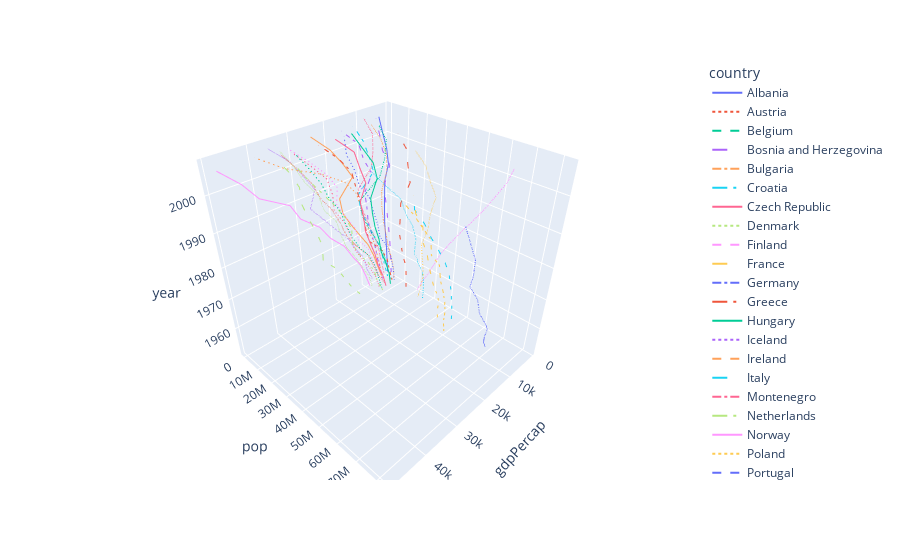

The notebook cell this image was saved under:
### Code cell
import plotly.express as px
df = px.data.gapminder().query("continent=='Europe'")
fig = px.line_3d(df, x="gdpPercap", y="pop", z="year", 
                    color='country', 
                    hover_name="country",
                    line_dash='country')
fig.show()

### Figure 1 — Plotly figure (JSON) as saved in the notebook; plotly's stock layout.template omitted (floating-point values rounded to 4 significant figures)
{"data": [{"hovertemplate": "<b>%{hovertext}</b><br><br>country=Albania<br>gdpPercap=%{x}<br>pop=%{y}<br>year=%{z}<extra></extra>", "hovertext": ["Albania", "Albania", "Albania", "Albania", "Albania", "Albania", "Albania", "Albania", "Albania", "Albania", "Albania", "Albania"], "legendgroup": "Albania", "line": {"color": "#636efa", "dash": "solid"}, "marker": {"symbol": "circle"}, "mode": "lines", "name": "Albania", "scene": "scene", "showlegend": true, "type": "scatter3d", "x": [1601.0, 1942.0, 2313.0, 2760.0, 3313.0, 3533.0, 3631.0, 3739.0, 2497.0, 3193.0, 4604.0, 5937.0], "y": [1282697, 1476505, 1728137, 1984060, 2263554, 2509048, 2780097, 3075321, 3326498, 3428038, 3508512, 3600523], "z": [1952, 1957, 1962, 1967, 1972, 1977, 1982, 1987, 1992, 1997, 2002, 2007]}, {"hovertemplate": "<b>%{hovertext}</b><br><br>country=Austria<br>gdpPercap=%{x}<br>pop=%{y}<br>year=%{z}<extra></extra>", "hovertext": ["Austria", "Austria", "Austria", "Austria", "Austria", "Austria", "Austria", "Austria", "Austria", "Austria", "Austria", "Austria"], "legendgroup": "Austria", "line": {"color": "#EF553B", "dash": "dot"}, "marker": {"symbol": "circle"}, "mode": "lines", "name": "Austria", "scene": "scene", "showlegend": true, "type": "scatter3d", "x": [6137.0, 8843.0, 10750.0, 12830.0, 16660.0, 19750.0, 21600.0, 23690.0, 27040.0, 29100.0, 32420.0, 36130.0], "y": [6927772, 6965860, 7129864, 7376998, 7544201, 7568430, 7574613, 7578903, 7914969, 8069876, 8148312, 8199783], "z": [1952, 1957, 1962, 1967, 1972, 1977, 1982, 1987, 1992, 1997, 2002, 2007]}, {"hovertemplate": "<b>%{hovertext}</b><br><br>country=Belgium<br>gdpPercap=%{x}<br>pop=%{y}<br>year=%{z}<extra></extra>", "hovertext": ["Belgium", "Belgium", "Belgium", "Belgium", "Belgium", "Belgium", "Belgium", "Belgium", "Belgium", "Belgium", "Belgium", "Belgium"], "legendgroup": "Belgium", "line": {"color": "#00cc96", "dash": "dash"}, "marker": {"symbol": "circle"}, "mode": "lines", "name": "Belgium", "scene": "scene", "showlegend": true, "type": "scatter3d", "x": [8343.0, 9715.0, 10990.0, 13150.0, 16670.0, 19120.0, 20980.0, 22530.0, 25580.0, 27560.0, 30490.0, 33690.0], "y": [8730405, 8989111, 9218400, 9556500, 9709100, 9821800, 9856303, 9870200, 10045622, 10199787, 10311970, 10392226], "z": [1952, 1957, 1962, 1967, 1972, 1977, 1982, 1987, 1992, 1997, 2002, 2007]}, {"hovertemplate": "<b>%{hovertext}</b><br><br>country=Bosnia and Herzegovina<br>gdpPercap=%{x}<br>pop=%{y}<br>year=%{z}<extra></extra>", "hovertext": ["Bosnia and Herzegovina", "Bosnia and Herzegovina", "Bosnia and Herzegovina", "Bosnia and Herzegovina", "Bosnia and Herzegovina", "Bosnia and Herzegovina", "Bosnia and Herzegovina", "Bosnia and Herzegovina", "Bosnia and Herzegovina", "Bosnia and Herzegovina", "Bosnia and Herzegovina", "Bosnia and Herzegovina"], "legendgroup": "Bosnia and Herzegovina", "line": {"color": "#ab63fa", "dash": "longdash"}, "marker": {"symbol": "circle"}, "mode": "lines", "name": "Bosnia and Herzegovina", "scene": "scene", "showlegend": true, "type": "scatter3d", "x": [973.5, 1354.0, 1710.0, 2172.0, 2860.0, 3528.0, 4127.0, 4314.0, 2547.0, 4766.0, 6019.0, 7446.0], "y": [2791000, 3076000, 3349000, 3585000, 3819000, 4086000, 4172693, 4338977, 4256013, 3607000, 4165416, 4552198], "z": [1952, 1957, 1962, 1967, 1972, 1977, 1982, 1987, 1992, 1997, 2002, 2007]}, {"hovertemplate": "<b>%{hovertext}</b><br><br>country=Bulgaria<br>gdpPercap=%{x}<br>pop=%{y}<br>year=%{z}<extra></extra>", "hovertext": ["Bulgaria", "Bulgaria", "Bulgaria", "Bulgaria", "Bulgaria", "Bulgaria", "Bulgaria", "Bulgaria", "Bulgaria", "Bulgaria", "Bulgaria", "Bulgaria"], "legendgroup": "Bulgaria", "line": {"color": "#FFA15A", "dash": "dashdot"}, "marker": {"symbol": "circle"}, "mode": "lines", "name": "Bulgaria", "scene": "scene", "showlegend": true, "type": "scatter3d", "x": [2444.0, 3009.0, 4254.0, 5577.0, 6597.0, 7612.0, 8224.0, 8240.0, 6303.0, 5970.0, 7697.0, 10680.0], "y": [7274900, 7651254, 8012946, 8310226, 8576200, 8797022, 8892098, 8971958, 8658506, 8066057, 7661799, 7322858], "z": [1952, 1957, 1962, 1967, 1972, 1977, 1982, 1987, 1992, 1997, 2002, 2007]}, {"hovertemplate": "<b>%{hovertext}</b><br><br>country=Croatia<br>gdpPercap=%{x}<br>pop=%{y}<br>year=%{z}<extra></extra>", "hovertext": ["Croatia", "Croatia", "Croatia", "Croatia", "Croatia", "Croatia", "Croatia", "Croatia", "Croatia", "Croatia", "Croatia", "Croatia"], "legendgroup": "Croatia", "line": {"color": "#19d3f3", "dash": "longdashdot"}, "marker": {"symbol": "circle"}, "mode": "lines", "name": "Croatia", "scene": "scene", "showlegend": true, "type": "scatter3d", "x": [3119.0, 4338.0, 5478.0, 6960.0, 9164.0, 11310.0, 13220.0, 13820.0, 8448.0, 9876.0, 11630.0, 14620.0], "y": [3882229, 3991242, 4076557, 4174366, 4225310, 4318673, 4413368, 4484310, 4494013, 4444595, 4481020, 4493312], "z": [1952, 1957, 1962, 1967, 1972, 1977, 1982, 1987, 1992, 1997, 2002, 2007]}, {"hovertemplate": "<b>%{hovertext}</b><br><br>country=Czech Republic<br>gdpPercap=%{x}<br>pop=%{y}<br>year=%{z}<extra></extra>", "hovertext": ["Czech Republic", "Czech Republic", "Czech Republic", "Czech Republic", "Czech Republic", "Czech Republic", "Czech Republic", "Czech Republic", "Czech Republic", "Czech Republic", "Czech Republic", "Czech Republic"], "legendgroup": "Czech Republic", "line": {"color": "#FF6692", "dash": "solid"}, "marker": {"symbol": "circle"}, "mode": "lines", "name": "Czech Republic", "scene": "scene", "showlegend": true, "type": "scatter3d", "x": [6876.0, 8256.0, 10140.0, 11400.0, 13110.0, 14800.0, 15380.0, 16310.0, 14300.0, 16050.0, 17600.0, 22830.0], "y": [9125183, 9513758, 9620282, 9835109, 9862158, 10161915, 10303704, 10311597, 10315702, 10300707, 10256295, 10228744], "z": [1952, 1957, 1962, 1967, 1972, 1977, 1982, 1987, 1992, 1997, 2002, 2007]}, {"hovertemplate": "<b>%{hovertext}</b><br><br>country=Denmark<br>gdpPercap=%{x}<br>pop=%{y}<br>year=%{z}<extra></extra>", "hovertext": ["Denmark", "Denmark", "Denmark", "Denmark", "Denmark", "Denmark", "Denmark", "Denmark", "Denmark", "Denmark", "Denmark", "Denmark"], "legendgroup": "Denmark", "line": {"color": "#B6E880", "dash": "dot"}, "marker": {"symbol": "circle"}, "mode": "lines", "name": "Denmark", "scene": "scene", "showlegend": true, "type": "scatter3d", "x": [9692.0, 11100.0, 13580.0, 15940.0, 18870.0, 20420.0, 21690.0, 25120.0, 26410.0, 29800.0, 32170.0, 35280.0], "y": [4334000, 4487831, 4646899, 4838800, 4991596, 5088419, 5117810, 5127024, 5171393, 5283663, 5374693, 5468120], "z": [1952, 1957, 1962, 1967, 1972, 1977, 1982, 1987, 1992, 1997, 2002, 2007]}, {"hovertemplate": "<b>%{hovertext}</b><br><br>country=Finland<br>gdpPercap=%{x}<br>pop=%{y}<br>year=%{z}<extra></extra>", "hovertext": ["Finland", "Finland", "Finland", "Finland", "Finland", "Finland", "Finland", "Finland", "Finland", "Finland", "Finland", "Finland"], "legendgroup": "Finland", "line": {"color": "#FF97FF", "dash": "dash"}, "marker": {"symbol": "circle"}, "mode": "lines", "name": "Finland", "scene": "scene", "showlegend": true, "type": "scatter3d", "x": [6425.0, 7545.0, 9372.0, 10920.0, 14360.0, 15610.0, 18530.0, 21140.0, 20650.0, 23720.0, 28200.0, 33210.0], "y": [4090500, 4324000, 4491443, 4605744, 4639657, 4738902, 4826933, 4931729, 5041039, 5134406, 5193039, 5238460], "z": [1952, 1957, 1962, 1967, 1972, 1977, 1982, 1987, 1992, 1997, 2002, 2007]}, {"hovertemplate": "<b>%{hovertext}</b><br><br>country=France<br>gdpPercap=%{x}<br>pop=%{y}<br>year=%{z}<extra></extra>", "hovertext": ["France", "France", "France", "France", "France", "France", "France", "France", "France", "France", "France", "France"], "legendgroup": "France", "line": {"color": "#FECB52", "dash": "longdash"}, "marker": {"symbol": "circle"}, "mode": "lines", "name": "France", "scene": "scene", "showlegend": true, "type": "scatter3d", "x": [7030.0, 8663.0, 10560.0, 13000.0, 16110.0, 18290.0, 20290.0, 22070.0, 24700.0, 25890.0, 28930.0, 30470.0], "y": [42459667, 44310863, 47124000, 49569000, 51732000, 53165019, 54433565, 55630100, 57374179, 58623428, 59925035, 61083916], "z": [1952, 1957, 1962, 1967, 1972, 1977, 1982, 1987, 1992, 1997, 2002, 2007]}, {"hovertemplate": "<b>%{hovertext}</b><br><br>country=Germany<br>gdpPercap=%{x}<br>pop=%{y}<br>year=%{z}<extra></extra>", "hovertext": ["Germany", "Germany", "Germany", "Germany", "Germany", "Germany", "Germany", "Germany", "Germany", "Germany", "Germany", "Germany"], "legendgroup": "Germany", "line": {"color": "#636efa", "dash": "dashdot"}, "marker": {"symbol": "circle"}, "mode": "lines", "name": "Germany", "scene": "scene", "showlegend": true, "type": "scatter3d", "x": [7144.0, 10190.0, 12900.0, 14750.0, 18020.0, 20510.0, 22030.0, 24640.0, 26510.0, 27790.0, 30040.0, 32170.0], "y": [69145952, 71019069, 73739117, 76368453, 78717088, 78160773, 78335266, 77718298, 80597764, 82011073, 82350671, 82400996], "z": [1952, 1957, 1962, 1967, 1972, 1977, 1982, 1987, 1992, 1997, 2002, 2007]}, {"hovertemplate": "<b>%{hovertext}</b><br><br>country=Greece<br>gdpPercap=%{x}<br>pop=%{y}<br>year=%{z}<extra></extra>", "hovertext": ["Greece", "Greece", "Greece", "Greece", "Greece", "Greece", "Greece", "Greece", "Greece", "Greece", "Greece", "Greece"], "legendgroup": "Greece", "line": {"color": "#EF553B", "dash": "longdashdot"}, "marker": {"symbol": "circle"}, "mode": "lines", "name": "Greece", "scene": "scene", "showlegend": true, "type": "scatter3d", "x": [3531.0, 4916.0, 6017.0, 8513.0, 12720.0, 14200.0, 15270.0, 16120.0, 17540.0, 18750.0, 22510.0, 27540.0], "y": [7733250, 8096218, 8448233, 8716441, 8888628, 9308479, 9786480, 9974490, 10325429, 10502372, 10603863, 10706290], "z": [1952, 1957, 1962, 1967, 1972, 1977, 1982, 1987, 1992, 1997, 2002, 2007]}, {"hovertemplate": "<b>%{hovertext}</b><br><br>country=Hungary<br>gdpPercap=%{x}<br>pop=%{y}<br>year=%{z}<extra></extra>", "hovertext": ["Hungary", "Hungary", "Hungary", "Hungary", "Hungary", "Hungary", "Hungary", "Hungary", "Hungary", "Hungary", "Hungary", "Hungary"], "legendgroup": "Hungary", "line": {"color": "#00cc96", "dash": "solid"}, "marker": {"symbol": "circle"}, "mode": "lines", "name": "Hungary", "scene": "scene", "showlegend": true, "type": "scatter3d", "x": [5264.0, 6040.0, 7550.0, 9327.0, 10170.0, 11670.0, 12550.0, 12990.0, 10540.0, 11710.0, 14840.0, 18010.0], "y": [9504000, 9839000, 10063000, 10223422, 10394091, 10637171, 10705535, 10612740, 10348684, 10244684, 10083313, 9956108], "z": [1952, 1957, 1962, 1967, 1972, 1977, 1982, 1987, 1992, 1997, 2002, 2007]}, {"hovertemplate": "<b>%{hovertext}</b><br><br>country=Iceland<br>gdpPercap=%{x}<br>pop=%{y}<br>year=%{z}<extra></extra>", "hovertext": ["Iceland", "Iceland", "Iceland", "Iceland", "Iceland", "Iceland", "Iceland", "Iceland", "Iceland", "Iceland", "Iceland", "Iceland"], "legendgroup": "Iceland", "line": {"color": "#ab63fa", "dash": "dot"}, "marker": {"symbol": "circle"}, "mode": "lines", "name": "Iceland", "scene": "scene", "showlegend": true, "type": "scatter3d", "x": [7268.0, 9244.0, 10350.0, 13320.0, 15800.0, 19650.0, 23270.0, 26920.0, 25140.0, 28060.0, 31160.0, 36180.0], "y": [147962, 165110, 182053, 198676, 209275, 221823, 233997, 244676, 259012, 271192, 288030, 301931], "z": [1952, 1957, 1962, 1967, 1972, 1977, 1982, 1987, 1992, 1997, 2002, 2007]}, {"hovertemplate": "<b>%{hovertext}</b><br><br>country=Ireland<br>gdpPercap=%{x}<br>pop=%{y}<br>year=%{z}<extra></extra>", "hovertext": ["Ireland", "Ireland", "Ireland", "Ireland", "Ireland", "Ireland", "Ireland", "Ireland", "Ireland", "Ireland", "Ireland", "Ireland"], "legendgroup": "Ireland", "line": {"color": "#FFA15A", "dash": "dash"}, "marker": {"symbol": "circle"}, "mode": "lines", "name": "Ireland", "scene": "scene", "showlegend": true, "type": "scatter3d", "x": [5210.0, 5599.0, 6632.0, 7656.0, 9531.0, 11150.0, 12620.0, 13870.0, 17560.0, 24520.0, 34080.0, 40680.0], "y": [2952156, 2878220, 2830000, 2900100, 3024400, 3271900, 3480000, 3539900, 3557761, 3667233, 3879155, 4109086], "z": [1952, 1957, 1962, 1967, 1972, 1977, 1982, 1987, 1992, 1997, 2002, 2007]}, {"hovertemplate": "<b>%{hovertext}</b><br><br>country=Italy<br>gdpPercap=%{x}<br>pop=%{y}<br>year=%{z}<extra></extra>", "hovertext": ["Italy", "Italy", "Italy", "Italy", "Italy", "Italy", "Italy", "Italy", "Italy", "Italy", "Italy", "Italy"], "legendgroup": "Italy", "line": {"color": "#19d3f3", "dash": "longdash"}, "marker": {"symbol": "circle"}, "mode": "lines", "name": "Italy", "scene": "scene", "showlegend": true, "type": "scatter3d", "x": [4931.0, 6249.0, 8244.0, 10020.0, 12270.0, 14260.0, 16540.0, 19210.0, 22010.0, 24680.0, 27970.0, 28570.0], "y": [47666000, 49182000, 50843200, 52667100, 54365564, 56059245, 56535636, 56729703, 56840847, 57479469, 57926999, 58147733], "z": [1952, 1957, 1962, 1967, 1972, 1977, 1982, 1987, 1992, 1997, 2002, 2007]}, {"hovertemplate": "<b>%{hovertext}</b><br><br>country=Montenegro<br>gdpPercap=%{x}<br>pop=%{y}<br>year=%{z}<extra></extra>", "hovertext": ["Montenegro", "Montenegro", "Montenegro", "Montenegro", "Montenegro", "Montenegro", "Montenegro", "Montenegro", "Montenegro", "Montenegro", "Montenegro", "Montenegro"], "legendgroup": "Montenegro", "line": {"color": "#FF6692", "dash": "dashdot"}, "marker": {"symbol": "circle"}, "mode": "lines", "name": "Montenegro", "scene": "scene", "showlegend": true, "type": "scatter3d", "x": [2648.0, 3682.0, 4650.0, 5908.0, 7778.0, 9596.0, 11220.0, 11730.0, 7003.0, 6466.0, 6557.0, 9254.0], "y": [413834, 442829, 474528, 501035, 527678, 560073, 562548, 569473, 621621, 692651, 720230, 684736], "z": [1952, 1957, 1962, 1967, 1972, 1977, 1982, 1987, 1992, 1997, 2002, 2007]}, {"hovertemplate": "<b>%{hovertext}</b><br><br>country=Netherlands<br>gdpPercap=%{x}<br>pop=%{y}<br>year=%{z}<extra></extra>", "hovertext": ["Netherlands", "Netherlands", "Netherlands", "Netherlands", "Netherlands", "Netherlands", "Netherlands", "Netherlands", "Netherlands", "Netherlands", "Netherlands", "Netherlands"], "legendgroup": "Netherlands", "line": {"color": "#B6E880", "dash": "longdashdot"}, "marker": {"symbol": "circle"}, "mode": "lines", "name": "Netherlands", "scene": "scene", "showlegend": true, "type": "scatter3d", "x": [8942.0, 11280.0, 12790.0, 15360.0, 18790.0, 21210.0, 21400.0, 23650.0, 26790.0, 30250.0, 33720.0, 36800.0], "y": [10381988, 11026383, 11805689, 12596822, 13329874, 13852989, 14310401, 14665278, 15174244, 15604464, 16122830, 16570613], "z": [1952, 1957, 1962, 1967, 1972, 1977, 1982, 1987, 1992, 1997, 2002, 2007]}, {"hovertemplate": "<b>%{hovertext}</b><br><br>country=Norway<br>gdpPercap=%{x}<br>pop=%{y}<br>year=%{z}<extra></extra>", "hovertext": ["Norway", "Norway", "Norway", "Norway", "Norway", "Norway", "Norway", "Norway", "Norway", "Norway", "Norway", "Norway"], "legendgroup": "Norway", "line": {"color": "#FF97FF", "dash": "solid"}, "marker": {"symbol": "circle"}, "mode": "lines", "name": "Norway", "scene": "scene", "showlegend": true, "type": "scatter3d", "x": [10100.0, 11650.0, 13450.0, 16360.0, 18970.0, 23310.0, 26300.0, 31540.0, 33970.0, 41280.0, 44680.0, 49360.0], "y": [3327728, 3491938, 3638919, 3786019, 3933004, 4043205, 4114787, 4186147, 4286357, 4405672, 4535591, 4627926], "z": [1952, 1957, 1962, 1967, 1972, 1977, 1982, 1987, 1992, 1997, 2002, 2007]}, {"hovertemplate": "<b>%{hovertext}</b><br><br>country=Poland<br>gdpPercap=%{x}<br>pop=%{y}<br>year=%{z}<extra></extra>", "hovertext": ["Poland", "Poland", "Poland", "Poland", "Poland", "Poland", "Poland", "Poland", "Poland", "Poland", "Poland", "Poland"], "legendgroup": "Poland", "line": {"color": "#FECB52", "dash": "dot"}, "marker": {"symbol": "circle"}, "mode": "lines", "name": "Poland", "scene": "scene", "showlegend": true, "type": "scatter3d", "x": [4029.0, 4734.0, 5339.0, 6557.0, 8007.0, 9508.0, 8452.0, 9082.0, 7739.0, 10160.0, 12000.0, 15390.0], "y": [25730551, 28235346, 30329617, 31785378, 33039545, 34621254, 36227381, 37740710, 38370697, 38654957, 38625976, 38518241], "z": [1952, 1957, 1962, 1967, 1972, 1977, 1982, 1987, 1992, 1997, 2002, 2007]}, {"hovertemplate": "<b>%{hovertext}</b><br><br>country=Portugal<br>gdpPercap=%{x}<br>pop=%{y}<br>year=%{z}<extra></extra>", "hovertext": ["Portugal", "Portugal", "Portugal", "Portugal", "Portugal", "Portugal", "Portugal", "Portugal", "Portugal", "Portugal", "Portugal", "Portugal"], "legendgroup": "Portugal", "line": {"color": "#636efa", "dash": "dash"}, "marker": {"symbol": "circle"}, "mode": "lines", "name": "Portugal", "scene": "scene", "showlegend": true, "type": "scatter3d", "x": [3068.0, 3775.0, 4728.0, 6362.0, 9022.0, 10170.0, 11750.0, 13040.0, 16210.0, 17640.0, 19970.0, 20510.0], "y": [8526050, 8817650, 9019800, 9103000, 8970450, 9662600, 9859650, 9915289, 9927680, 10156415, 10433867, 10642836], "z": [1952, 1957, 1962, 1967, 1972, 1977, 1982, 1987, 1992, 1997, 2002, 2007]}, {"hovertemplate": "<b>%{hovertext}</b><br><br>country=Romania<br>gdpPercap=%{x}<br>pop=%{y}<br>year=%{z}<extra></extra>", "hovertext": ["Romania", "Romania", "Romania", "Romania", "Romania", "Romania", "Romania", "Romania", "Romania", "Romania", "Romania", "Romania"], "legendgroup": "Romania", "line": {"color": "#EF553B", "dash": "longdash"}, "marker": {"symbol": "circle"}, "mode": "lines", "name": "Romania", "scene": "scene", "showlegend": true, "type": "scatter3d", "x": [3145.0, 3943.0, 4735.0, 6471.0, 8011.0, 9356.0, 9605.0, 9696.0, 6598.0, 7347.0, 7885.0, 10810.0], "y": [16630000, 17829327, 18680721, 19284814, 20662648, 21658597, 22356726, 22686371, 22797027, 22562458, 22404337, 22276056], "z": [1952, 1957, 1962, 1967, 1972, 1977, 1982, 1987, 1992, 1997, 2002, 2007]}, {"hovertemplate": "<b>%{hovertext}</b><br><br>country=Serbia<br>gdpPercap=%{x}<br>pop=%{y}<br>year=%{z}<extra></extra>", "hovertext": ["Serbia", "Serbia", "Serbia", "Serbia", "Serbia", "Serbia", "Serbia", "Serbia", "Serbia", "Serbia", "Serbia", "Serbia"], "legendgroup": "Serbia", "line": {"color": "#00cc96", "dash": "dashdot"}, "marker": {"symbol": "circle"}, "mode": "lines", "name": "Serbia", "scene": "scene", "showlegend": true, "type": "scatter3d", "x": [3581.0, 4981.0, 6290.0, 7992.0, 10520.0, 12980.0, 15180.0, 15870.0, 9325.0, 7914.0, 7236.0, 9787.0], "y": [6860147, 7271135, 7616060, 7971222, 8313288, 8686367, 9032824, 9230783, 9826397, 10336594, 10111559, 10150265], "z": [1952, 1957, 1962, 1967, 1972, 1977, 1982, 1987, 1992, 1997, 2002, 2007]}, {"hovertemplate": "<b>%{hovertext}</b><br><br>country=Slovak Republic<br>gdpPercap=%{x}<br>pop=%{y}<br>year=%{z}<extra></extra>", "hovertext": ["Slovak Republic", "Slovak Republic", "Slovak Republic", "Slovak Republic", "Slovak Republic", "Slovak Republic", "Slovak Republic", "Slovak Republic", "Slovak Republic", "Slovak Republic", "Slovak Republic", "Slovak Republic"], "legendgroup": "Slovak Republic", "line": {"color": "#ab63fa", "dash": "longdashdot"}, "marker": {"symbol": "circle"}, "mode": "lines", "name": "Slovak Republic", "scene": "scene", "showlegend": true, "type": "scatter3d", "x": [5075.0, 6093.0, 7481.0, 8413.0, 9674.0, 10920.0, 11350.0, 12040.0, 9498.0, 12130.0, 13640.0, 18680.0], "y": [3558137, 3844277, 4237384, 4442238, 4593433, 4827803, 5048043, 5199318, 5302888, 5383010, 5410052, 5447502], "z": [1952, 1957, 1962, 1967, 1972, 1977, 1982, 1987, 1992, 1997, 2002, 2007]}, {"hovertemplate": "<b>%{hovertext}</b><br><br>country=Slovenia<br>gdpPercap=%{x}<br>pop=%{y}<br>year=%{z}<extra></extra>", "hovertext": ["Slovenia", "Slovenia", "Slovenia", "Slovenia", "Slovenia", "Slovenia", "Slovenia", "Slovenia", "Slovenia", "Slovenia", "Slovenia", "Slovenia"], "legendgroup": "Slovenia", "line": {"color": "#FFA15A", "dash": "solid"}, "marker": {"symbol": "circle"}, "mode": "lines", "name": "Slovenia", "scene": "scene", "showlegend": true, "type": "scatter3d", "x": [4215.0, 5862.0, 7402.0, 9405.0, 12380.0, 15280.0, 17870.0, 18680.0, 14210.0, 17160.0, 20660.0, 25770.0], "y": [1489518, 1533070, 1582962, 1646912, 1694510, 1746919, 1861252, 1945870, 1999210, 2011612, 2011497, 2009245], "z": [1952, 1957, 1962, 1967, 1972, 1977, 1982, 1987, 1992, 1997, 2002, 2007]}, {"hovertemplate": "<b>%{hovertext}</b><br><br>country=Spain<br>gdpPercap=%{x}<br>pop=%{y}<br>year=%{z}<extra></extra>", "hovertext": ["Spain", "Spain", "Spain", "Spain", "Spain", "Spain", "Spain", "Spain", "Spain", "Spain", "Spain", "Spain"], "legendgroup": "Spain", "line": {"color": "#19d3f3", "dash": "dot"}, "marker": {"symbol": "circle"}, "mode": "lines", "name": "Spain", "scene": "scene", "showlegend": true, "type": "scatter3d", "x": [3834.0, 4565.0, 5694.0, 7994.0, 10640.0, 13240.0, 13930.0, 15760.0, 18600.0, 20450.0, 24840.0, 28820.0], "y": [28549870, 29841614, 31158061, 32850275, 34513161, 36439000, 37983310, 38880702, 39549438, 39855442, 40152517, 40448191], "z": [1952, 1957, 1962, 1967, 1972, 1977, 1982, 1987, 1992, 1997, 2002, 2007]}, {"hovertemplate": "<b>%{hovertext}</b><br><br>country=Sweden<br>gdpPercap=%{x}<br>pop=%{y}<br>year=%{z}<extra></extra>", "hovertext": ["Sweden", "Sweden", "Sweden", "Sweden", "Sweden", "Sweden", "Sweden", "Sweden", "Sweden", "Sweden", "Sweden", "Sweden"], "legendgroup": "Sweden", "line": {"color": "#FF6692", "dash": "dash"}, "marker": {"symbol": "circle"}, "mode": "lines", "name": "Sweden", "scene": "scene", "showlegend": true, "type": "scatter3d", "x": [8528.0, 9912.0, 12330.0, 15260.0, 17830.0, 18860.0, 20670.0, 23590.0, 23880.0, 25270.0, 29340.0, 33860.0], "y": [7124673, 7363802, 7561588, 7867931, 8122293, 8251648, 8325260, 8421403, 8718867, 8897619, 8954175, 9031088], "z": [1952, 1957, 1962, 1967, 1972, 1977, 1982, 1987, 1992, 1997, 2002, 2007]}, {"hovertemplate": "<b>%{hovertext}</b><br><br>country=Switzerland<br>gdpPercap=%{x}<br>pop=%{y}<br>year=%{z}<extra></extra>", "hovertext": ["Switzerland", "Switzerland", "Switzerland", "Switzerland", "Switzerland", "Switzerland", "Switzerland", "Switzerland", "Switzerland", "Switzerland", "Switzerland", "Switzerland"], "legendgroup": "Switzerland", "line": {"color": "#B6E880", "dash": "longdash"}, "marker": {"symbol": "circle"}, "mode": "lines", "name": "Switzerland", "scene": "scene", "showlegend": true, "type": "scatter3d", "x": [14730.0, 17910.0, 20430.0, 22970.0, 27200.0, 26980.0, 28400.0, 30280.0, 31870.0, 32140.0, 34480.0, 37510.0], "y": [4815000, 5126000, 5666000, 6063000, 6401400, 6316424, 6468126, 6649942, 6995447, 7193761, 7361757, 7554661], "z": [1952, 1957, 1962, 1967, 1972, 1977, 1982, 1987, 1992, 1997, 2002, 2007]}, {"hovertemplate": "<b>%{hovertext}</b><br><br>country=Turkey<br>gdpPercap=%{x}<br>pop=%{y}<br>year=%{z}<extra></extra>", "hovertext": ["Turkey", "Turkey", "Turkey", "Turkey", "Turkey", "Turkey", "Turkey", "Turkey", "Turkey", "Turkey", "Turkey", "Turkey"], "legendgroup": "Turkey", "line": {"color": "#FF97FF", "dash": "dashdot"}, "marker": {"symbol": "circle"}, "mode": "lines", "name": "Turkey", "scene": "scene", "showlegend": true, "type": "scatter3d", "x": [1969.0, 2219.0, 2323.0, 2826.0, 3451.0, 4269.0, 4241.0, 5089.0, 5678.0, 6601.0, 6508.0, 8458.0], "y": [22235677, 25670939, 29788695, 33411317, 37492953, 42404033, 47328791, 52881328, 58179144, 63047647, 67308928, 71158647], "z": [1952, 1957, 1962, 1967, 1972, 1977, 1982, 1987, 1992, 1997, 2002, 2007]}, {"hovertemplate": "<b>%{hovertext}</b><br><br>country=United Kingdom<br>gdpPercap=%{x}<br>pop=%{y}<br>year=%{z}<extra></extra>", "hovertext": ["United Kingdom", "United Kingdom", "United Kingdom", "United Kingdom", "United Kingdom", "United Kingdom", "United Kingdom", "United Kingdom", "United Kingdom", "United Kingdom", "United Kingdom", "United Kingdom"], "legendgroup": "United Kingdom", "line": {"color": "#FECB52", "dash": "longdashdot"}, "marker": {"symbol": "circle"}, "mode": "lines", "name": "United Kingdom", "scene": "scene", "showlegend": true, "type": "scatter3d", "x": [9980.0, 11280.0, 12480.0, 14140.0, 15900.0, 17430.0, 18230.0, 21660.0, 22710.0, 26070.0, 29480.0, 33200.0], "y": [50430000, 51430000, 53292000, 54959000, 56079000, 56179000, 56339704, 56981620, 57866349, 58808266, 59912431, 60776238], "z": [1952, 1957, 1962, 1967, 1972, 1977, 1982, 1987, 1992, 1997, 2002, 2007]}], "layout": {"legend": {"title": {"text": "country"}, "tracegroupgap": 0}, "margin": {"t": 60}, "scene": {"domain": {"x": [0, 1], "y": [0, 1]}, "xaxis": {"title": {"text": "gdpPercap"}}, "yaxis": {"title": {"text": "pop"}}, "zaxis": {"title": {"text": "year"}}}}}
